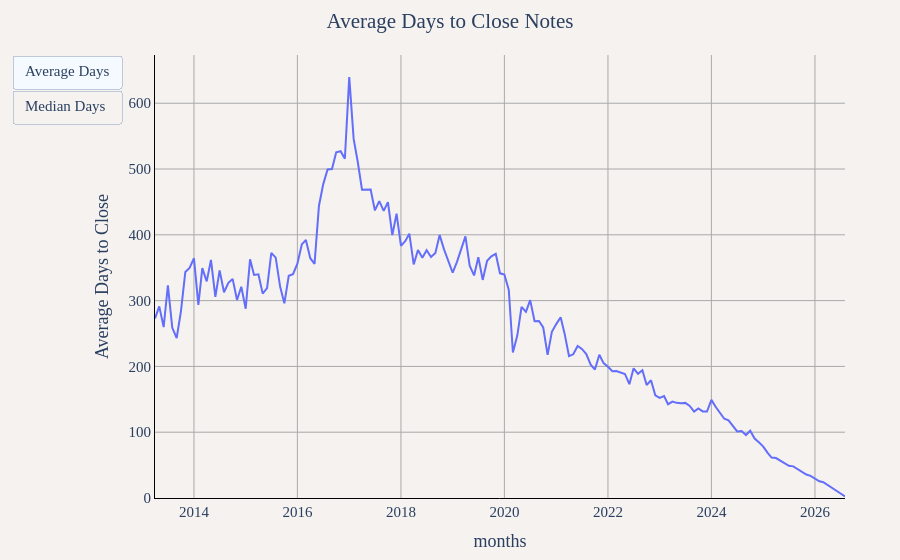

The code cell stored with this chart in its notebook:
### Markdown cell above
## Average Time to Close Notes

### Code cell
df = duckdb.sql("""
SELECT
    YEAR(created_at) as year,
    MONTH(created_at) as month,
    CONCAT(YEAR(created_at), '-', LPAD(CAST(MONTH(created_at) as VARCHAR), 2, '0')) as months,
    AVG(DATEDIFF('day', created_at, closed_at)) as "Average Days to Close",
    MEDIAN(DATEDIFF('day', created_at, closed_at)) as "Median Days to Close",
    COUNT(*) as "Closed Notes"
FROM '../notes_data/*.parquet'
WHERE closed_at IS NOT NULL
GROUP BY YEAR(created_at), MONTH(created_at)
ORDER BY year, month
""").df()

util.show_figure(
    [
        util.FigureConfig(
            title="Average Days to Close Notes",
            label="Average Days",
            x_col="months",
            y_col="Average Days to Close",
            query_or_df=df,
        ),
        util.FigureConfig(
            title="Median Days to Close Notes",
            label="Median Days",
            x_col="months",
            y_col="Median Days to Close",
            query_or_df=df,
        ),
    ]
)

### Figure 1 — Plotly figure (JSON) as saved in the notebook; plotly's stock layout.template omitted (floating-point values rounded to 4 significant figures; data arrays with more than 128 entries replaced by an {"elided": "..."} marker saying what was removed)
{"data": [{"hovertemplate": "Average Days to Close<br>%{x}<br>%{y:,} Average Days to Close<extra></extra>", "name": "Average Days to Close", "type": "scatter", "visible": true, "x": {"elided": "161 str values"}, "y": {"elided": "161 float values"}}, {"hovertemplate": "Average Days to Close<br>%{x}<br>%{y:,} Median Days to Close<extra></extra>", "name": "Average Days to Close", "type": "scatter", "visible": false, "x": {"elided": "161 str values"}, "y": {"elided": "161 float values"}}], "layout": {"barmode": "stack", "font": {"family": "Times", "size": 15}, "margin": {"b": 55, "l": 55, "r": 55, "t": 55}, "paper_bgcolor": "#f5f2f0", "plot_bgcolor": "#f5f2f0", "title": {"text": "Average Days to Close Notes", "x": 0.5}, "updatemenus": [{"buttons": [{"args": [{"visible": [true, false]}, {"title.text": "Average Days to Close Notes", "xaxis.title.text": "months", "yaxis.title.text": "Average Days to Close"}], "label": "Average Days", "method": "update"}, {"args": [{"visible": [false, true]}, {"title.text": "Median Days to Close Notes", "xaxis.title.text": "months", "yaxis.title.text": "Median Days to Close"}], "label": "Median Days", "method": "update"}], "type": "buttons"}], "xaxis": {"gridcolor": "darkgray", "linecolor": "black", "showgrid": true, "tickcolor": "black", "title": {"text": "months"}, "zerolinecolor": "darkgray"}, "yaxis": {"gridcolor": "darkgray", "linecolor": "black", "rangemode": "tozero", "showgrid": true, "tickcolor": "black", "title": {"text": "Average Days to Close"}, "zerolinecolor": "darkgray"}}}
